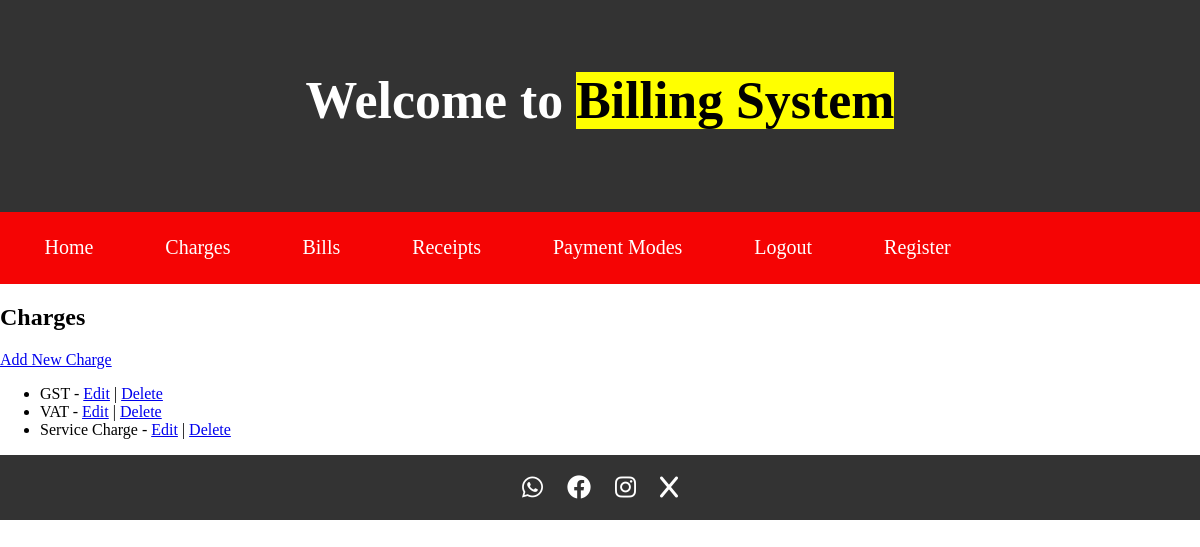
Before: /charges/ (signed in) with the older database file.
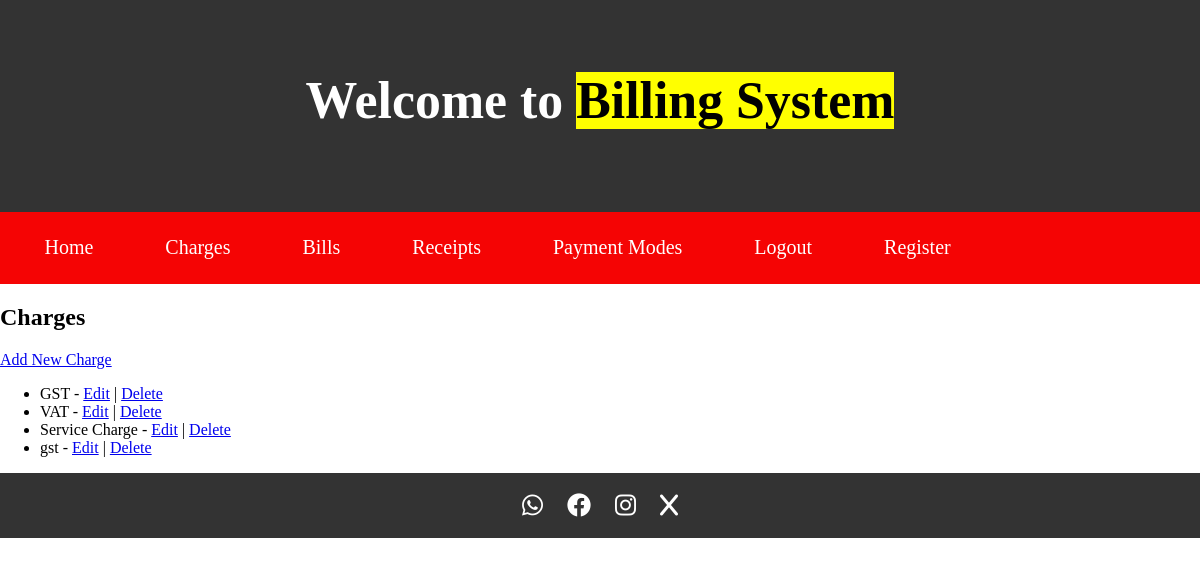
After: the same page with the newer database file.
### bills/models.py (models this page shows, shortened)
class Charges(models.Model):
    charge_title = models.CharField(max_length=255)
    charge_percentage = models.DecimalField(max_digits=5, decimal_places=2, default=0.0)
    charge_fixed_rate = models.DecimalField(max_digits=10, decimal_places=2, default=0.0)

### bills/views.py (the view)
# urls.py: path('charges/', views.charge_list, name='charge_list'),
@login_required
def charge_list(request):
    charges = Charges.objects.all()
    return render(request, 'charges/charge_list.html', {'charges': charges})

### templates/charges/charge_list.html
{% extends 'base.html' %}
{% block content %}
  <h2>Charges</h2>
  <a href="{% url 'charge_create' %}">Add New Charge</a>
  <ul>
    {% for charge in charges %}
      <li>
        {{ charge.charge_title }} -
        <a href="{% url 'charge_update' charge.pk %}">Edit</a> |
        <a href="{% url 'charge_delete' charge.pk %}">Delete</a>
      </li>
    {% endfor %}
  </ul>
{% endblock %}

Changed rows visible on the page:
added Charges: charge_title "gst"
